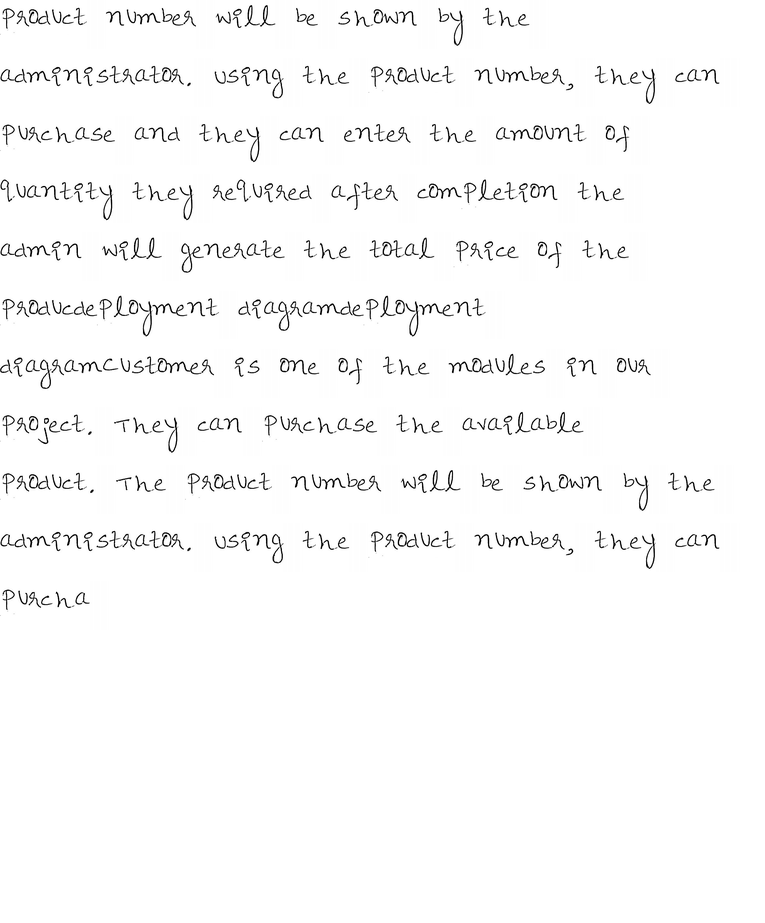
#> input picture image.png, 765 x 923 px, shrunk from 2632 x 3176 before the run
$ python temp32.py
#> lines starting #> are read from the running program, lines starting #| are printed output that depends on the picture; after the words box and inside, x2 and y2 are one past the last pixel; in counts of white or black regions, pixels touching at a corner belong together
# Import necessary libraries
import cv2
import numpy as np
from PIL import Image
import ocrolib

# Load the image
img = cv2.imread('image.png')
#> img is the input picture: shape (923, 765, 3); min 0, max 255, mean 249

# Convert the image to grayscale
gray = cv2.cvtColor(img, cv2.COLOR_BGR2GRAY)

# Threshold the image to obtain a binary image
thresh = cv2.threshold(gray, 0, 255, cv2.THRESH_BINARY | cv2.THRESH_OTSU)[1]
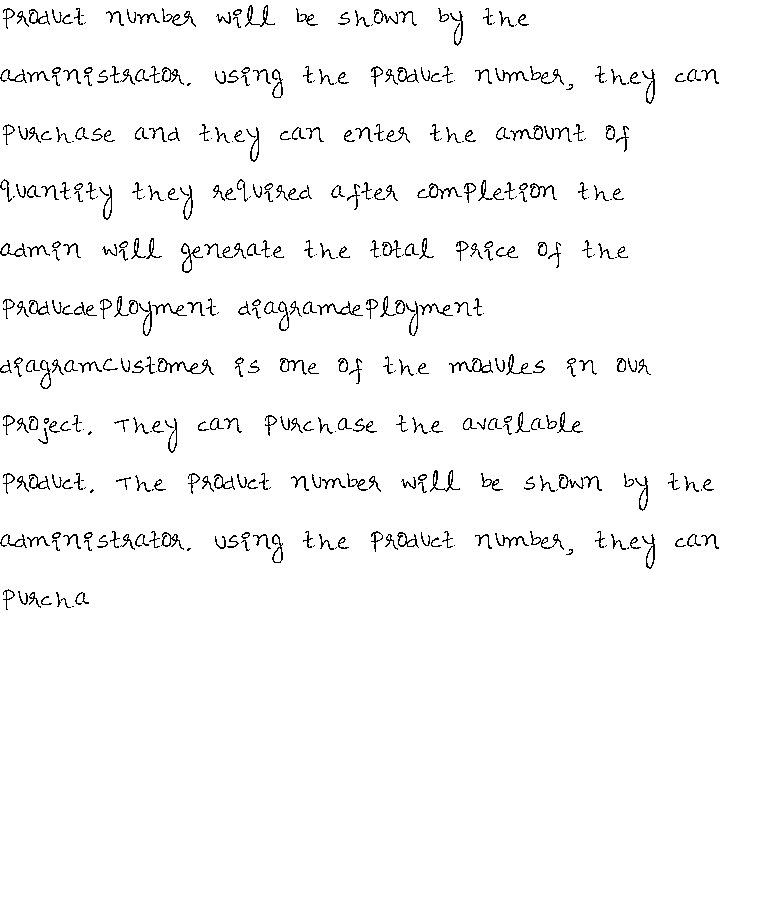
#> thresh: shape (923, 765); 97.2% white; black in thin lines or dots, all inside (x1, y1, x2, y2) = (0, 5, 719, 610)

# Invert the binary image
thresh = cv2.bitwise_not(thresh)

# Convert the binary image to a PIL image
pil_img = Image.fromarray(thresh)

# Use OCRopus to extract text from the image
#> (the run stopped early here; a loop or call above may not have finished)
